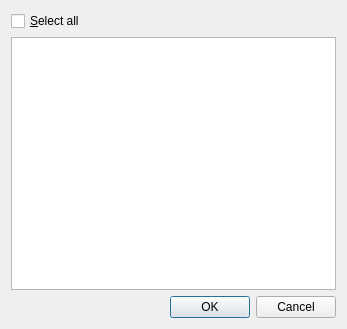
<?xml version="1.0" encoding="UTF-8"?>
<ui version="4.0">
 <class>CheckableItemsDialog</class>
 <widget class="QDialog" name="CheckableItemsDialog">
  <property name="geometry">
   <rect>
    <x>0</x>
    <y>0</y>
    <width>347</width>
    <height>329</height>
   </rect>
  </property>
  <property name="windowTitle">
   <string>Dialog</string>
  </property>
  <layout class="QGridLayout" name="gridLayout">
   <item row="2" column="0">
    <spacer name="horizontalSpacer">
     <property name="orientation">
      <enum>Qt::Horizontal</enum>
     </property>
     <property name="sizeHint" stdset="0">
      <size>
       <width>122</width>
       <height>20</height>
      </size>
     </property>
    </spacer>
   </item>
   <item row="2" column="1">
    <widget class="QPushButton" name="buttonOK">
     <property name="text">
      <string>OK</string>
     </property>
    </widget>
   </item>
   <item row="2" column="2">
    <widget class="QPushButton" name="buttonCancel">
     <property name="text">
      <string>Cancel</string>
     </property>
    </widget>
   </item>
   <item row="1" column="0" colspan="3">
    <widget class="QListView" name="listViewItems">
     <property name="editTriggers">
      <set>QAbstractItemView::NoEditTriggers</set>
     </property>
     <property name="alternatingRowColors">
      <bool>true</bool>
     </property>
     <property name="selectionMode">
      <enum>QAbstractItemView::SingleSelection</enum>
     </property>
    </widget>
   </item>
   <item row="0" column="0">
    <widget class="QCheckBox" name="checkToggleAll">
     <property name="text">
      <string>&amp;Select all</string>
     </property>
    </widget>
   </item>
  </layout>
 </widget>
 <tabstops>
  <tabstop>checkToggleAll</tabstop>
  <tabstop>listViewItems</tabstop>
  <tabstop>buttonOK</tabstop>
  <tabstop>buttonCancel</tabstop>
 </tabstops>
 <resources/>
</ui>
